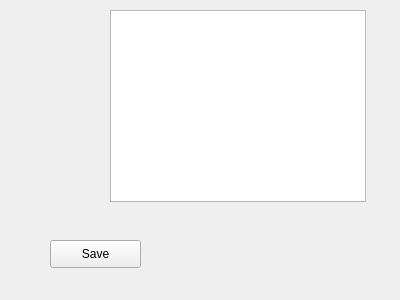
<?xml version="1.0" encoding="UTF-8"?>
<ui version="4.0">
 <class>Form</class>
 <widget class="QWidget" name="Form">
  <property name="geometry">
   <rect>
    <x>0</x>
    <y>0</y>
    <width>400</width>
    <height>300</height>
   </rect>
  </property>
  <property name="windowTitle">
   <string>Form</string>
  </property>
  <widget class="QPushButton" name="btnSave">
   <property name="geometry">
    <rect>
     <x>50</x>
     <y>240</y>
     <width>91</width>
     <height>28</height>
    </rect>
   </property>
   <property name="text">
    <string>Save</string>
   </property>
  </widget>
  <widget class="QGraphicsView" name="graphicsView">
   <property name="geometry">
    <rect>
     <x>110</x>
     <y>10</y>
     <width>256</width>
     <height>192</height>
    </rect>
   </property>
   <property name="backgroundBrush">
    <brush brushstyle="NoBrush">
     <color alpha="255">
      <red>0</red>
      <green>0</green>
      <blue>0</blue>
     </color>
    </brush>
   </property>
  </widget>
 </widget>
 <resources/>
 <connections/>
</ui>
